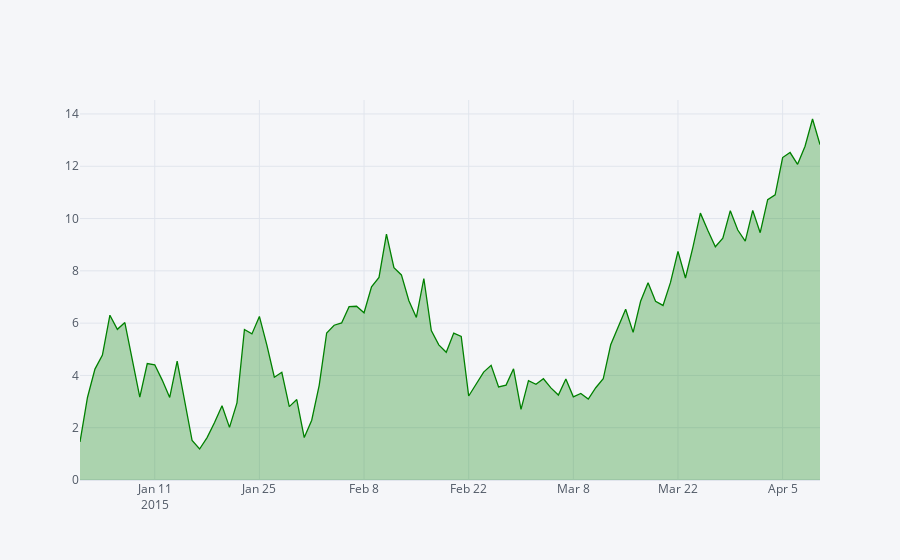

Notebook code for this chart:
### Code cell
df['IBM'].iplot(filename='Tutorial Microsoft',fill=True,colors=['green'])
